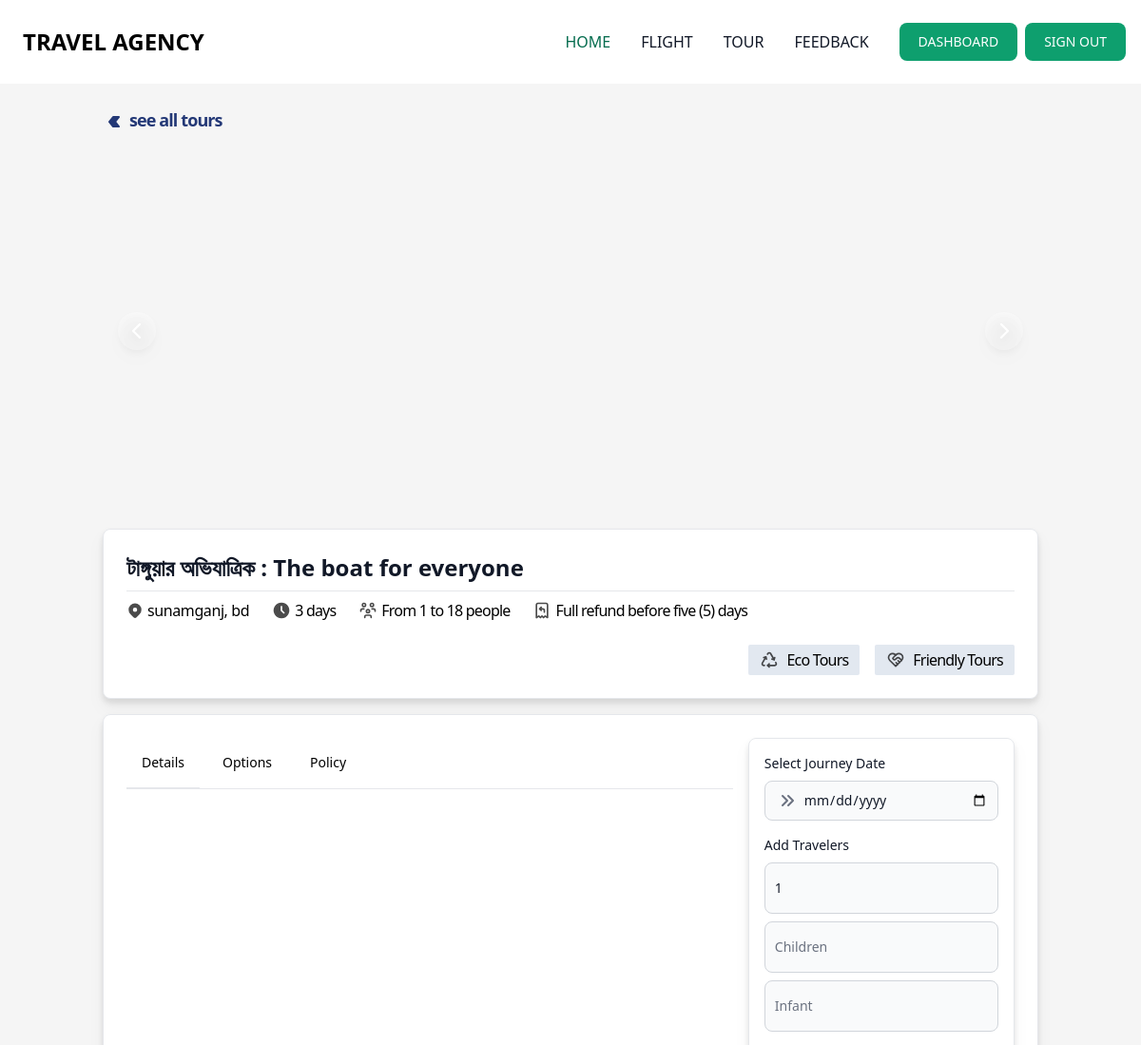
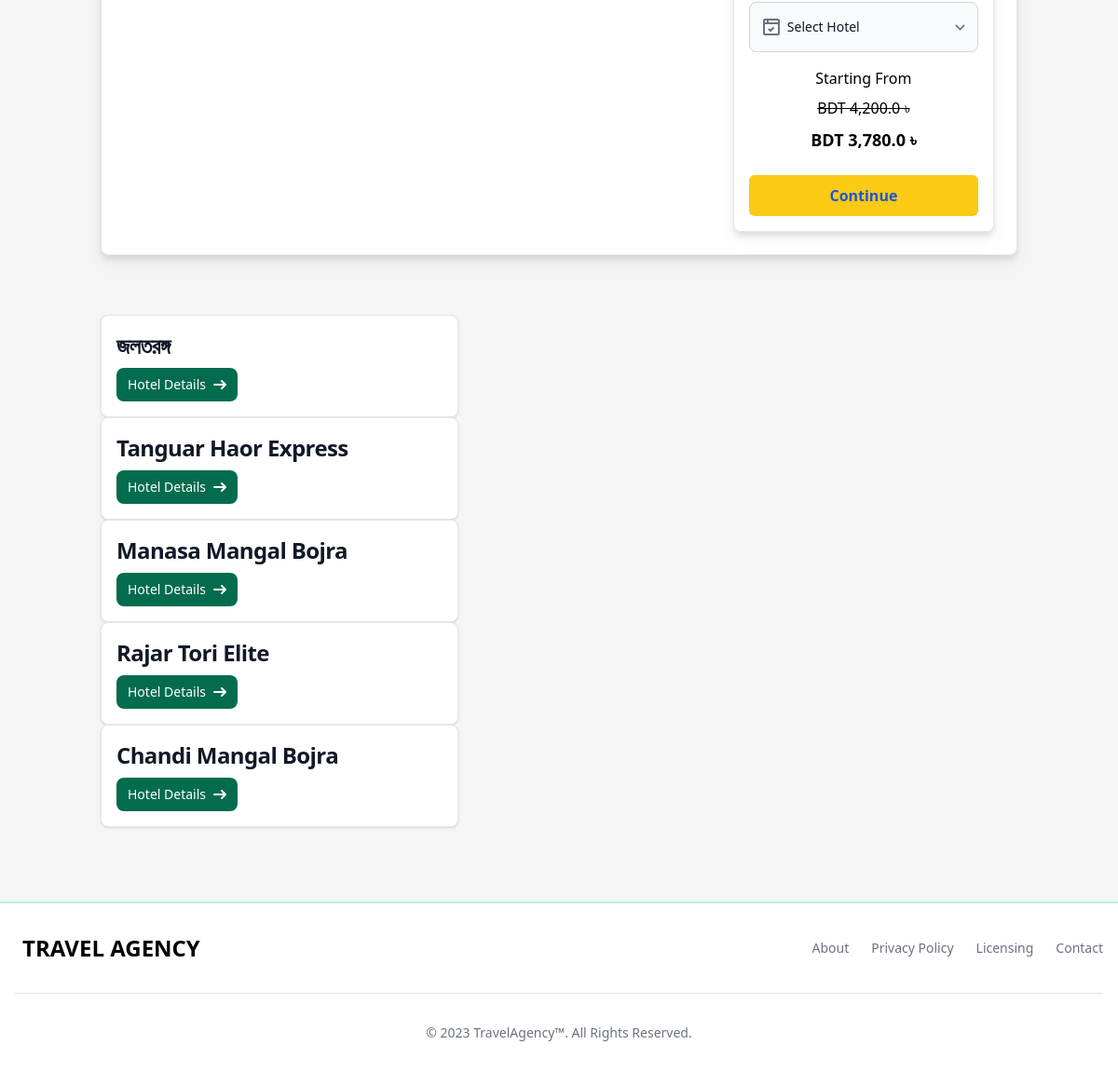
The page /tour/tour-details/2 (signed in) on the database its author committed (2 pictures, top to bottom).
### app_tour/models.py (models this page shows, shortened)
class TourPackageModel(models.Model):
    package_title = models.CharField(max_length=525, null=True)
    package_cover_image = models.ImageField(upload_to="tour_package_cover_images", null=True, blank=True)
    tour_location = models.ForeignKey(
        TourLocationModel, on_delete=models.CASCADE, null=True, blank=True
    )
    tour_duration = models.IntegerField(null=True, blank=True)
    peoples_limit = models.PositiveIntegerField(default=1, null=True, blank=True)
    details = RichTextUploadingField(null=True)
    options = RichTextUploadingField(null=True)
    policy = RichTextUploadingField(null=True)
    journey_date = models.DateTimeField()
    package_price = models.FloatField(null=True, blank=True)
    Children_package_price = models.FloatField(null=True, default= 50, help_text="Enter 50 percent children traveler")
    Infant_package_price = models.FloatField(null=True, default= 90, help_text="Enter 90 percent infant traveler")
    discount = models.ForeignKey("app_flight.Discount", on_delete=models.CASCADE, null=True, blank=True)
    hotel = models.ManyToManyField(HotelModel)
    created_at = models.DateTimeField(auto_now_add=True)
    def get_discount_price(self):
        if self.discount:
            return (self.package_price / 100) * self.discount.amount
    class Meta:
        verbose_name = "Tour Package"
        verbose_name_plural = "Tour Packages"
        ordering = ["-id"]

class TourLocationModel(models.Model):
    country = CountryField()
    district = models.CharField(max_length=122, null=True)
    location_name = models.CharField(
        max_length=225, null=True, verbose_name="location name"
    )
    code = models.CharField(max_length=3, null=True)
    class Meta:
        verbose_name = "Tour Location"
        verbose_name_plural = "Tour Locations"
        ordering = ["-id"]

class HotelModel(models.Model):
    hotel_name = models.CharField(max_length=122, null=True, verbose_name="Name")
    cover_image = models.ImageField(upload_to="tour_package_images", null=True, verbose_name="Cover Image")
    link = models.URLField(null=True, blank=True, default="#", verbose_name="Hotel Link")
    class Meta:
        verbose_name = "Hotel"
        verbose_name_plural = "Hotels"
        ordering = [
            '-id'
        ]

### app_flight/models.py (models this page shows, shortened)
class Discount(models.Model):
    name = models.CharField(max_length=122, null=True)
    code = models.CharField(max_length=122, null=True)
    amount = models.FloatField(null=True)
    start_date = models.DateTimeField(default=timezone.now)
    end_date = models.DateTimeField(default=timezone.now)
    created_at = models.DateTimeField(auto_now_add=True)
    class Meta:
        verbose_name = "Discount"
        verbose_name_plural = "Discounts"
        ordering = ["-id"]

### app_tour/views.py (the view, shortened to what this page needs)
# urls.py: path("tour-details/<int:pk>", TourDetailsView.as_view(), name="tour_details"),
@method_decorator(signin_decorators, name="dispatch")
class TourDetailsView(FormView):
    template_name = "app_tour/details.html"
    form_class = TourPackageOrderForm
    order_id = None
    def get_context_data(self, **kwargs):
        context = super().get_context_data(**kwargs)
        pk = self.kwargs.get('pk')
        context['tour_package'] = get_object_or_404(TourPackageModel, id=pk)
        context['sliders'] = TourPackageImages.objects.filter(package__id=pk)
        return context

### app_flight/templatetags/mathfilters.py (called while the page is built)
@register.filter
def get_tour_discount_price(subtotal, discount_price):
    return float(subtotal) - float(discount_price)

### templates/app_tour/details.html (shortened to what this page needs)
{% extends 'base.html' %}
{% load humanize %}
{% load static %}
{% load mathfilters %}
{% block main %}
<section class="container mx-auto p-4 md:p-0 mt-6">
    <a href="{% url 'app_tour:tour_list' %}" class="flex items-center gap-1 text-blue-900 dark:text-white">
         <p class="text-lg font-semibold tracking-tighter">see all tours</p>
    </a>
    <div id="controls-carousel" class="relative w-full drop-shadow-lg my-4" data-carousel="static">
        <div class="relative h-56 overflow-hidden rounded-lg md:h-96">
        </div>
        <button type="button" class="absolute top-0 left-0 z-30 flex items-center justify-center h-full px-4 cursor-pointer group focus:outline-none" data-carousel-prev>
            <span class="inline-flex items-center justify-center w-10 h-10 rounded-full bg-white/30 dark:bg-gray-800/30 group-hover:bg-white/50 dark:group-hover:bg-gray-800/60 group-focus:ring-4 group-focus:ring-white dark:group-focus:ring-gray-800/70 group-focus:outline-none">
                <svg aria-hidden="true" class="w-6 h-6 text-white dark:text-gray-800" fill="none" stroke="currentColor" viewBox="0 0 24 24" xmlns="http://www.w3.org/2000/svg"><path stroke-linecap="round" stroke-linejoin="round" stroke-width="2" d="M15 19l-7-7 7-7"></path></svg>
            </span>
        </button>
        <button type="button" class="absolute top-0 right-0 z-30 flex items-center justify-center h-full px-4 cursor-pointer group focus:outline-none" data-carousel-next>
            <span class="inline-flex items-center justify-center w-10 h-10 rounded-full bg-white/30 dark:bg-gray-800/30 group-hover:bg-white/50 dark:group-hover:bg-gray-800/60 group-focus:ring-4 group-focus:ring-white dark:group-focus:ring-gray-800/70 group-focus:outline-none">
                <svg aria-hidden="true" class="w-6 h-6 text-white dark:text-gray-800" fill="none" stroke="currentColor" viewBox="0 0 24 24" xmlns="http://www.w3.org/2000/svg"><path stroke-linecap="round" stroke-linejoin="round" stroke-width="2" d="M9 5l7 7-7 7"></path></svg>
            </span>
        </button>
    </div>
    <div class="p-6 bg-white border border-gray-200 rounded-lg drop-shadow-lg dark:bg-gray-800 dark:border-gray-700 dark:hover:bg-gray-700">
        <h5 class="mb-2 text-2xl font-bold  text-gray-900 dark:text-white">{{ tour_package.package_title }}</h5> <hr class="mb-2">
       <div class="flex flex-wrap items-center gap-6">
            <div class="flex flex-row items-center gap-1">
                <p class="text-md tracking-tight font-medium lowercase">{{ tour_package.tour_location.district }}, {{ tour_package.tour_location.country }}</p>
            </div>
            <div class="flex flex-row items-center gap-1">
                <p class="text-md font-normal tracking-tighter">{{ tour_package.tour_duration }} days</p>
            </div>
            <div class="flex flex-row items-center gap-1">
                <p class="text-md font-normal tracking-tighter">From 1 to {{ tour_package.peoples_limit }} people</p>
            </div>
            <div class="flex flex-row items-center gap-1">
                <p class="text-md font-normal tracking-tighter">Full refund before five (5) days</p>
            </div>
            <div class="flex items-center gap-4 mr-auto md:mr-0 md:ml-auto">
                <div class="flex flex-row items-center gap-2 py-1 px-3 bg-slate-200 w-max rounded-sm">
                    <p class="tracking-tighter text-md font-medium">Eco Tours</p>
                </div>
                <div class="flex flex-row items-center gap-2 py-1 px-3 bg-slate-200 w-max rounded-sm">
                    <p class="tracking-tighter text-md font-medium">Friendly Tours</p>
                </div>
            </div>
       </div>
    </div>
    <div class="flex flex-col md:flex-row justify-between items-start gap-4 my-4 p-6 bg-white border border-gray-200 rounded-lg drop-shadow-lg dark:bg-gray-800 dark:border-gray-700 dark:hover:bg-gray-700">
        <div class="w-full md:w-auto flex-1">
            <div class="mb-4 border-b border-gray-200 dark:border-gray-700">
                <ul class="flex flex-wrap -mb-px text-sm font-medium text-center" id="myTab" data-tabs-toggle="#TabContent" role="tablist">
                    <li class="mr-2" role="presentation">
                        <button class="inline-block p-4 border-b-2 rounded-t-lg" id="profile-tab" data-tabs-target="#profile" type="button" role="tab" aria-controls="profile" aria-selected="false">Details</button>
                    </li>
                    <li class="mr-2" role="presentation">
                        <button class="inline-block p-4 border-b-2 border-transparent rounded-t-lg hover:text-gray-600 hover:border-gray-300 dark:hover:text-gray-300" id="dashboard-tab" data-tabs-target="#dashboard" type="button" role="tab" aria-controls="dashboard" aria-selected="false">Options</button>
                    </li>
                    <li class="mr-2" role="presentation">
                        <button class="inline-block p-4 border-b-2 border-transparent rounded-t-lg hover:text-gray-600 hover:border-gray-300 dark:hover:text-gray-300" id="settings-tab" data-tabs-target="#settings" type="button" role="tab" aria-controls="settings" aria-selected="false">Policy</button>
                    </li>
                </ul>
            </div>
        </div>
        <div class="w-full md:w-[30%] mt-6 md:mt-0 p-4 bg-white border border-gray-200 rounded-lg drop-shadow-lg">
            <form method="POST">
                <label for="city" class="block mb-2 text-sm font-medium text-gray-900 dark:text-white">Select Journey Date</label>
                <div class="relative mb-2">
                    <div class="absolute inset-y-0 left-0 flex items-center pl-3 pointer-events-none">
                    </div>
                    {{ form.journey_date }}
                </div>
                <div class="my-4">
                    <label for="first_name" class="block mb-2 text-sm font-medium text-gray-900 dark:text-white">Add Travelers</label>
                    {{ form.adult_traveler }}
                    {{ form.child_traveler }}
                    {{ form.infant_traveler }}
                </div>
                <div class="relative max-w-md my-2">
                    <div class="absolute inset-y-0 left-0 flex items-center pl-3 pointer-events-none">
                    </div>
                    <select id="countries" name="hotel_name" class="py-4 pl-10 bg-gray-50 border border-gray-300 text-gray-900 text-md font-normal rounded-lg focus:ring-blue-500 focus:border-blue-500 block w-full p-2.5 dark:bg-gray-700 dark:border-gray-600 dark:placeholder-gray-400 dark:text-white dark:focus:ring-blue-500 dark:focus:border-blue-500" required>
                        <option selected>Select Hotel</option>
                    </select>
                </div>
                <h5 class="mt-4 mb-2 text-md text-center font-normal ">Starting From</h5>
                {% if tour_package.discount %}
                <h5 class="mb-2 text-md text-center font-medium line-through">BDT {{ tour_package.package_price|intcomma }} ৳</h5>
                <h5 class="mb-2 text-lg text-center font-semibold">BDT {{ tour_package.package_price|get_tour_discount_price:tour_package.get_discount_price|intcomma }} ৳</h5>
                {% else %}
                <h5 class="mb-2 text-md text-center font-medium">BDT {{ tour_package.package_price|intcomma }} ৳</h5>
                {% endif %}
                <button type="submit" class="w-full text-blue-700 bg-yellow-300 hover:bg-yellow-500 focus:outline-none focus:ring-4 focus:ring-yellow-300 font-semibold rounded-md text-md px-5 py-2.5 text-center mr-2 mt-4">Continue</button>
            </form>
        </div>
    </div>
    {% if tour_package.hotel %}
    <div class="swiper card_slider">
        <div class="swiper-wrapper py-12">
            {% for hotel in tour_package.hotel.all %}
            <div class="swiper-slide">
                <div class="max-w-sm bg-white border border-gray-200 rounded-lg shadow dark:bg-gray-800 dark:border-gray-700" data-carousel-item>
                    <div class="p-4">
                        <a href="{{ hotel.link }}" target="_blank">
                            <h5 class="mb-2 text-2xl font-bold tracking-tight text-gray-900 dark:text-white">{{ hotel.hotel_name }}</h5>
                        </a>
                        <a href="{{ hotel.link }}" target="_blank" class="inline-flex items-center px-3 py-2 text-sm font-medium text-center text-white bg-green-700 rounded-lg hover:bg-green-800 focus:ring-4 focus:outline-none focus:ring-green-300 dark:bg-green-600 dark:hover:bg-green-700 dark:focus:ring-green-800">
                            Hotel Details
                            <svg class="w-3.5 h-3.5 ml-2" aria-hidden="true" xmlns="http://www.w3.org/2000/svg" fill="none" viewBox="0 0 14 10">
                                <path stroke="currentColor" stroke-linecap="round" stroke-linejoin="round" stroke-width="2" d="M1 5h12m0 0L9 1m4 4L9 9"/>
                            </svg>
                        </a>
                    </div>
                </div>
            </div>
            {% endfor %}
        </div>
    </div>
    {% endif %}
</section>
{% endblock main %}

### rows shown on the page
TourPackageModel: package_title "টাঙ্গুয়ার অভিযাত্রিক : The boat for everyone", tour_location.district "sunamganj", tour_location.country "bd", tour_duration "3", peoples_limit "18", package_price "4,200.0", package_price|get_tour_discount_price "3,780.0"
HotelModel: hotel_name "জলতরঙ্গ"
HotelModel: hotel_name "Tanguar Haor Express"
HotelModel: hotel_name "Manasa Mangal Bojra"
HotelModel: hotel_name "Rajar Tori Elite"
HotelModel: hotel_name "Chandi Mangal Bojra"
